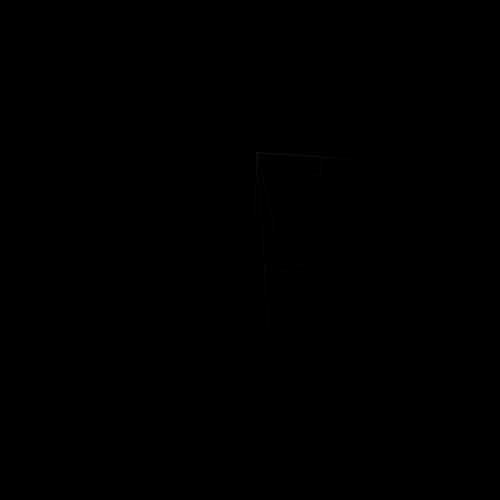
Frame 1 (no input)
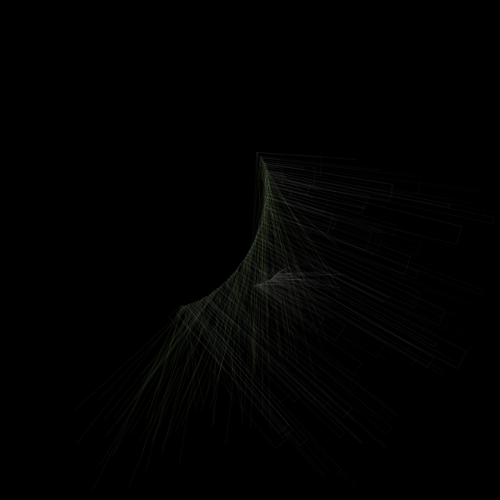
Frame 60 (the mouse pressed at the canvas centre just before this capture)
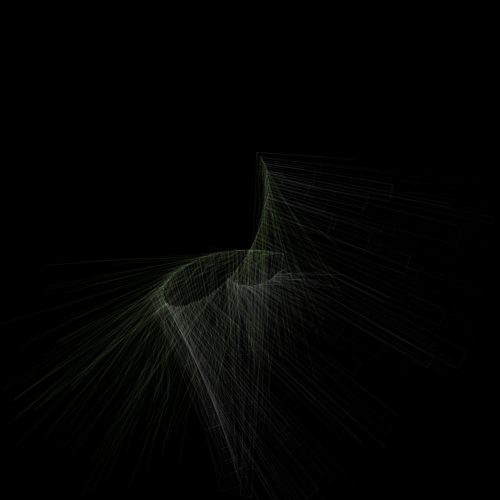
Frame 120 (the mouse held since frame 60 and released just before this capture)

The Processing sketch that drew these frames (run headless with seeded random() and noise(); from frame 60 on, the mouse is pressed at the canvas centre):

// Processing sketch: processing_145208
// ── processing_145208.pde

void setup()
{
background(0);
size(500,500);
smooth();
frameRate(25);
colorMode (HSB, 360,100,100);

}
void draw()
{

translate(width/2, height/2);

for (int i=0; i<360; i+=170)
{
pushMatrix();
rotate(millis()/3000.0);
translate(0,-cos(-millis()/1000.0)*100);
noFill();
stroke(#FFFFFF,random(10));
rect(0,0,random(250),random(20));
stroke(#AAdd73,10);
line(0,0,random(100),random(200));
translate(10,cos(-millis()/1000.0)*100);
stroke(#FFFFFF,random(10));
line(20,20,random(100),random(20));
popMatrix();
}
}
